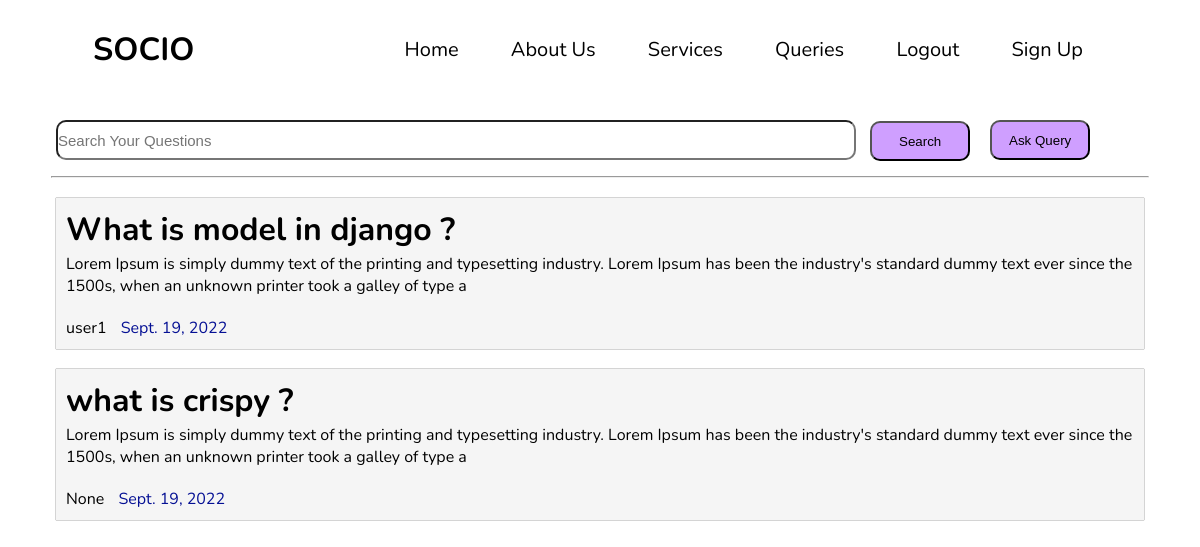
/query_list/ (signed in), run on the app's committed database.
### socio_app/models.py (models this page shows, shortened)
class Queries(models.Model):
    question = models.CharField(max_length=50,null=True)
    question_detail = models.TextField(max_length=200,default='No Details')
    category = models.CharField(max_length=50, choices=categories, default='Web Design')
    create_date = models.DateField(default=timezone.now)
    create_time = models.TimeField(default=timezone.now)
    approval = models.BooleanField(default=False)
    user = models.ForeignKey(User, on_delete=models.CASCADE, null=True)

### socio_app/views.py (the view)
# urls.py: path('query_list/',views.query_list, name='query_list'),
@login_required
def query_list(request):
    if 'query' in request.GET:
        query = request.GET['query']
        query_post = Queries.objects.filter(question__icontains=query).order_by('-id')
    else:
        query_post = Queries.objects.filter(create_date__lte=timezone.now()).order_by('-create_date', '-create_time')
    result1={'query_post':query_post}
    return render(request,'queries/queries.html',result1)

### socio_app/templates/queries/queries.html
{% extends 'main/base.html' %}
{% load crispy_forms_tags %}
{% block content %}
<div id="querypage">
    <header id="query_header">
        <form>
            <input type="text" name="query" id="query_search" placeholder="Search Your Questions">
            <button  type="submit" class="all_btn" id="search-btn" >Search</button>
        </form>
        <div id="btn_ask_query">
            <button class="all_btn" id="btn_ask_query" ><a href="{% url 'queries' %}">Ask Query</a></button>
        </div>
    </header>
    <hr>
    {% for item in query_post %}
        {% if item.approval == True %}
        <article id="query_list">
            <div id="query_list_inner">
                <h1><a id="quest_a_tag" href="{% url 'query_detail' pk=item.pk  %}">{{ item.question }} ?</a></h1>
                <p>{{ item.question_detail }}</p>
                <span id="query_span"><a id='quest_a_tag' href="#">{{ item.user }}</a></span>
                <span id="query_span">{{ item.create_date }}</span>
            </div>
        </article>
        {% endif %}
    {% endfor %}
</div>
{% endblock %}

### socio_app/templates/main/base.html (shortened to what this page needs)
{% load static %}
<!DOCTYPE html>
<html lang="en">
<head>
    <link rel="stylesheet" href="{% static 'Css/style.css' %}">
</head>
<body>
    <header class="page-header">
      <div class="navbar">
          <nav>
                <h1>SOCIO</h1>
                <ul>
                    <li><a href="{% url 'homepage' %}">Home</a></li>
                    <li><a href="#about_us">About Us</a></li>
                    <li><a href="#browse_service">Services</a></li>
                    <li><a href="{% url 'query_list' %}">Queries</a></li>
                    {% if user.is_authenticated %}
                        <li><a href="{% url 'logout' %}">Logout</a></li>
                    {% else %}
                        <li><a href="{% url 'login' %}">Login</a></li>
                    {% endif %}
                    <li id="signup"><a href="{% url 'register' %}">Sign Up</a></li>
                </ul>
          </nav>
      </div>
     </header>
{% block content %}
{% endblock %}
</body>
</html>

### socio_app/Static/Css/style.css (style rules this page uses)
* { margin:0; padding:0; box-sizing: border-box; }
html { font-size: 100%; }
body { font-family: "Nunito"; background-color:#FFFFFF; margin-top:6.25rem; }
.navbar { position: fixed; top: 0; width: 100%; }
nav { display: flex; justify-content: space-around; box-shadow: 0 0 0.0625rem 0.0625rem #FFFFFF; line-height: 6.25rem; background-color: #FFFFFF; }
ul { display: inline-block; justify-content: space-around; list-style: none; float: right; }
li { display: inline-block; margin: 0 1.5rem; line-height: 6.25rem; font-size: 1.25rem; }
a { text-decoration: none; color:#000000; }
h1 { font-size: 2rem; }
p { margin-top: 0.12rem; }
hr { margin: 15px; }
#querypage { margin: 7.5rem auto; max-width: 70.5rem ; }
#query_list { background-color: whitesmoke; border-radius: 0px; background-shadow:10px; box-shadow: 0 0 1px 0px; padding: 10px; margin: 20px; }
#query_header { display: flex; }
#query_search { font-size: 15px; width: 800px; height:40px; border-radius: 10px; margin-left: 20px; }
#search-btn, #btn_ask_query { width: 100px; height: 40px; margin-left: 10px; }
#query_span { margin-right: 10px; margin-top: 20px; font-style: bold; display: inline-block; color: #051094; }
.all_btn { background-color: #CF9FFF; border-radius: 10px; }
#btn-login, #btn-submit, { border-radius: 10px; padding:5px; margin-bottom: 5px; background-color: #CF9FFF; cursor: pointer; box-shadow: 0 0 1px 1px; border: none; margin: 3px; }

### data on the page
Queries: question "What is model in django", question_detail "Lorem Ipsum is simply dummy text of the printing and typesetting industry. Lorem Ipsum has been the industry's standard dummy text ever since the 1500s, when an unknown printer took a galley of type a", user "user1", create_date "Sept. 19, 2022"
Queries: question "what is crispy", question_detail "Lorem Ipsum is simply dummy text of the printing and typesetting industry. Lorem Ipsum has been the industry's standard dummy text ever since the 1500s, when an unknown printer took a galley of type a", user "None", create_date "Sept. 19, 2022"
